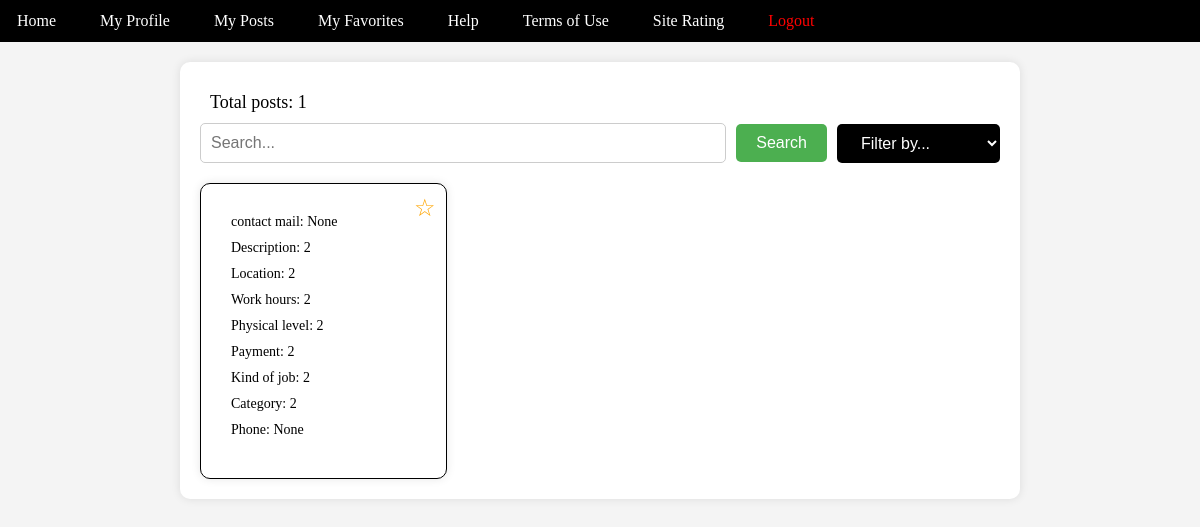
Screenshot of /myfavorites/ (signed in) with the database file from the repository.
### posts/models.py (models this page shows)
class Post(models.Model):
    mail = models.EmailField(null=True, blank=True)
    description = models.TextField(null=True, blank=True)
    location = models.TextField(null=True, blank=True)
    payment = models.TextField(null=True, blank=True)
    work_hours = models.TextField(null=True, blank=True)
    phys_lvl = models.IntegerField(null=True, blank=True)
    kind_of_job = models.TextField(null=True, blank=True)
    category = models.TextField(null=True, blank=True)
    phone = models.TextField(null=True, blank=True)

### project/views.py (the view)
# urls.py: path('myfavorites/', views.myfavorites, name="myfavorites"),
def myfavorites(request):
    global_user_id = request.session.get('global_user_id')
    if global_user_id:
        user = User.objects.get(id=global_user_id)
        favorites_ids = [int(fav) for fav in user.favorites]  # List of post IDs belonging to the user
        posts = Post.objects.filter(id__in=favorites_ids)
        for post in posts:
            post.is_favorite = True
        context = {'posts': posts, 'favorites': favorites_ids}
        return render(request, 'favorites.html', context)
    else:
        return JsonResponse({'error': 'User not logged in'}, status=401)

### templates/favorites.html (shortened to what this page needs)
<!DOCTYPE html>
<html lang="en">
<head>
</head>
<body>
{% extends 'toolbar.html' %}
{% block content %}
<div class="content">
    <div class="total-posts">Total posts:  {{ posts|length }}</div>
    <div class="search-filter">
        <input type="text" class="search-input" placeholder="Search...">
        <button class="search-button">Search</button>
        <select class="filter-select">
            <option value="">Filter by...</option>
        </select>
    </div>
    <div class="posts">
        {% for post in posts %}
        <div class="post" data-description="{{ post.description }}" data-location="{{ post.location }}" data-work-hours="{{ post.work_hours }}" data-phys-lvl="{{ post.phys_lvl }}" data-kind-of-job="{{ post.kind_of_job }}" data-category="{{ post.category }}" data-phone="{{ post.phone }}" data-payment="{{ post.payment }}">
            <div class="post-content">
                <div class="post-info">contact mail: {{ post.mail}}</div>
                <div class="post-info">Description: {{ post.description }}</div>
                <div class="post-info">Location: {{ post.location }}</div>
                <div class="post-info">Work hours: {{ post.work_hours }}</div>
                <div class="post-info">Physical level: {{ post.phys_lvl }}</div>
                <div class="post-info">Payment: {{ post.payment }}</div>
                <div class="post-info">Kind of job: {{ post.kind_of_job }}</div>
                <div class="post-info">Category: {{ post.category }}</div>
                <div class="post-info">Phone: {{ post.phone }}</div>
                <div class="favorites-button {% if post.id|add:0 in favorites %}active {% endif %}" data-post-id="{{ post.id }}">☆</div>
            </div>
        </div>
        {% endfor %}
    </div>
</div>
</body>
</html>
{% endblock %}

### templates/favorites.html (style rules this page uses)
body { font-family: Arial, sans-serif; margin: 0; padding: 0; background-color: #f8f8f8; }
.content { max-width: 800px; margin: 0 auto; padding: 20px; background-color: white; border-radius: 10px; box-shadow: 0 0 10px rgba(0, 0, 0, 0.1); }
.total-posts { font-size: 18px; padding: 10px; border-radius: 5px; }
.search-filter { display: flex; align-items: center; margin-bottom: 20px; }
.search-input { flex: 1; padding: 10px; font-size: 16px; border: 1px solid #ccc; border-radius: 5px; }
.search-button { padding: 10px 20px; font-size: 16px; margin-left: 10px; background-color: #4caf50; color: #fff; border: black; border-radius: 5px; cursor: pointer; }
.filter-select { padding: 10px 20px; font-size: 16px; margin-left: 10px; background-color: black; color: white; border: blue; border-radius: 5px; cursor: pointer; }
.posts { display: flex; flex-wrap: wrap; gap: 20px; }
.post { background-color: #fff; border: 1px solid #ddd; border-radius: 10px; overflow: hidden; box-shadow: 0 0 10px rgba(0, 0, 0, 0.1); transition: transform 0.3s ease-in-out; width: calc(50% - 20px); }
.post-content { padding: 20px; }
.post-info { margin-bottom: 10px; }
.favorites-button { position: absolute; top: 10px; right: 10px; cursor: pointer; font-size: 24px; color: #888; }
.favorites-button.active { color: orange; }

### templates/toolbar.html (style rules this page uses)
body { font-family: Copperplate; margin: 0; padding: 0; box-sizing: border-box; background-color: #f4f4f4; }
.posts { display: flex; flex-wrap: wrap; gap: 5px; }
.post { width: calc(33.33% - 20px); border: 1px solid black; padding: 10px; box-sizing: border-box; position: relative; }
.post-content { font-size: 14px; }
.favorites-button { position: absolute; top: 10px; right: 10px; cursor: pointer; }
.favorites-button.active { color: orange; }

### rows the page displays
Post: mail "None", description "2", location "2", work_hours "2", phys_lvl "2", payment "2", kind_of_job "2", category "2", phone "None"

### other values shown
{{ posts|length }} "1"
